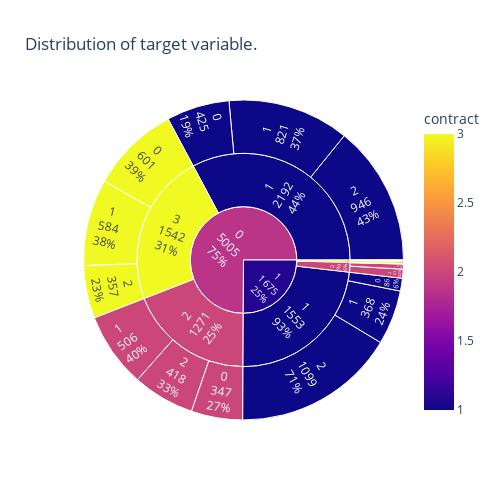

The notebook cell saved with this chart:
### Code cell
plot_target(df)

### Figure 1 — Plotly figure (JSON) as saved in the notebook; plotly's stock layout.template omitted (floating-point values rounded to 4 significant figures)
{"data": [{"branchvalues": "total", "customdata": [[1], [1], [2], [2], [3], [3], [1], [1], [2], [2], [3], [3], [1], [1], [2], [2], [3], [3], [1], [1], [2], [2], [3], [3], [1.87], [1.087]], "domain": {"x": [0, 1], "y": [0, 1]}, "ids": ["0/1/0", "1/1/0", "0/2/0", "1/2/0", "0/3/0", "1/3/0", "0/1/1", "1/1/1", "0/2/1", "1/2/1", "0/3/1", "1/3/1", "0/1/2", "1/1/2", "0/2/2", "1/2/2", "0/3/2", "1/3/2", "0/1", "1/1", "0/2", "1/2", "0/3", "1/3", "0", "1"], "labels": ["0", "0", "0", "0", "0", "0", "1", "1", "1", "1", "1", "1", "2", "2", "2", "2", "2", "2", "1", "1", "2", "2", "3", "3", "0", "1"], "marker": {"coloraxis": "coloraxis", "colors": [1, 1, 2, 2, 3, 3, 1, 1, 2, 2, 3, 3, 1, 1, 2, 2, 3, 3, 1, 1, 2, 2, 3, 3, 1.87, 1.087]}, "name": "", "parents": ["0/1", "1/1", "0/2", "1/2", "0/3", "1/3", "0/1", "1/1", "0/2", "1/2", "0/3", "1/3", "0/1", "1/1", "0/2", "1/2", "0/3", "1/3", "0", "1", "0", "1", "0", "1", "", ""], "textinfo": "label+percent parent+value", "type": "sunburst", "values": [425, 86, 347, 4, 601, 2, 821, 368, 506, 34, 584, 4, 946, 1099, 418, 61, 357, 17, 2192, 1553, 1271, 99, 1542, 23, 5005, 1675]}], "layout": {"coloraxis": {"colorbar": {"title": {"text": "contract"}}, "colorscale": [[0, "#0d0887"], [0.1111, "#46039f"], [0.2222, "#7201a8"], [0.3333, "#9c179e"], [0.4444, "#bd3786"], [0.5556, "#d8576b"], [0.6667, "#ed7953"], [0.7778, "#fb9f3a"], [0.8889, "#fdca26"], [1, "#f0f921"]]}, "height": 500, "legend": {"tracegroupgap": 0}, "title": {"text": "Distribution of target variable."}, "width": 500}}
